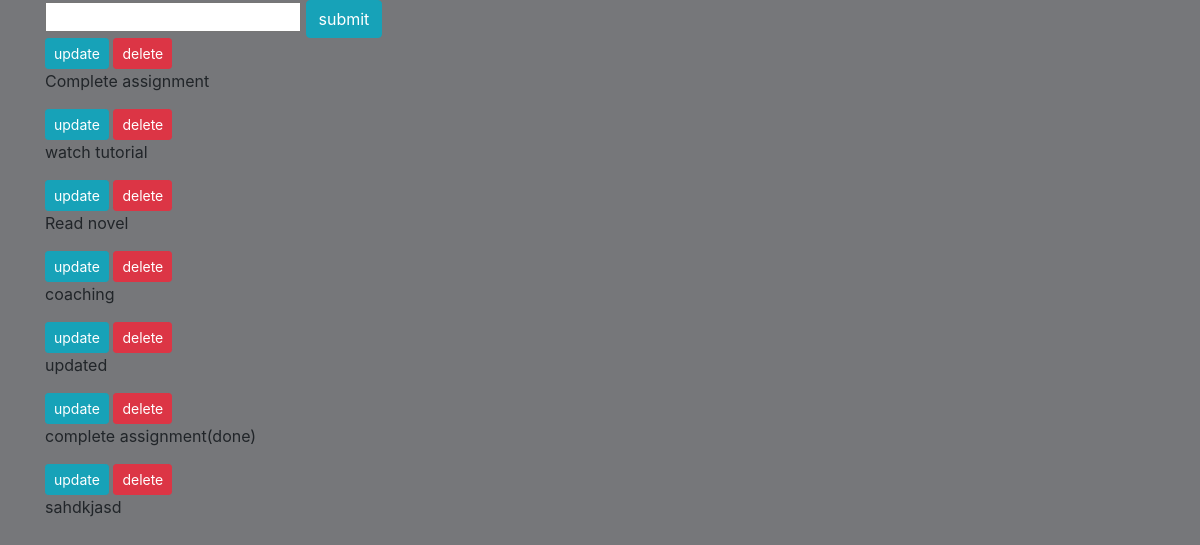
The page / on the database its author committed.
### MyNoteBookApp/models.py (models this page shows)
class MyNoteBookModel(models.Model):
    title=models.CharField(max_length=256)
    complete=models.BooleanField(default=False)
    update=models.DateTimeField(auto_now_add=True)
    def __str__(self):
        return self.title

### MyNoteBookApp/views.py (the view)
# urls.py: 2. Add a URL to urlpatterns:  path('', Home.as_view(), name='home')
def Home(request):
    MyNoteBookApp=MyNoteBookModel.objects.all()
    form= MyNoteBookModelForm()
    if request.method=='POST':
        form=MyNoteBookModelForm(request.POST)
        if form.is_valid():
            form.save()
        return redirect('/')
    context={'MyNoteBookApp':MyNoteBookApp, 'form':form}
    return render(request,'MyNoteBookApp/Home.html', context)

### MyNoteBookApp/forms.py
class MyNoteBookModelForm(forms.ModelForm):
    class Meta():
        model=MyNoteBookModel
        fields='__all__'

### MyNoteBookApp/templates/MyNoteBookApp/Home.html (shortened to what this page needs)
{% load static %}
<!DOCTYPE html>
<html lang="en" dir="ltr">
  <head>
    <link rel="stylesheet" href="https://stackpath.bootstrapcdn.com/bootstrap/4.3.1/css/bootstrap.min.css">
  </head>
  <body>
    <div class="container">
    <div class=one>
    <form method="POST" action="/" >
      {{form.title}}
      <input class="btn btn-info" type="submit" name="" value="submit">
    </form>
    {% for MyNoteBookModel in MyNoteBookApp %}
    <div class="item-row">
        <a class="btn btn-sm btn-info" href="{% url 'update' MyNoteBookModel.id %}">update</a>
        <a class="btn btn-sm btn-danger" href="{% url 'delete' MyNoteBookModel.id %}">delete</a>
        {% if MyNoteBookModel.complete == True %}
        <strike>{{MyNoteBookModel}}</strike>
        {% else %}
        <p>{{MyNoteBookModel}}</p>
        {% endif %}
      </div>
    {% endfor %}
  </div>
</div>
  </body>
</html>

### MyNoteBookApp/templates/MyNoteBookApp/Home.html (style rules this page uses)
body { background-color: #76777a; }

### rows shown on the page
MyNoteBookModel: title "Complete assignment"
MyNoteBookModel: title "watch tutorial"
MyNoteBookModel: title "Read novel"
MyNoteBookModel: title "coaching"
MyNoteBookModel: title "updated"
MyNoteBookModel: title "complete assignment(done)"
MyNoteBookModel: title "sahdkjasd"
